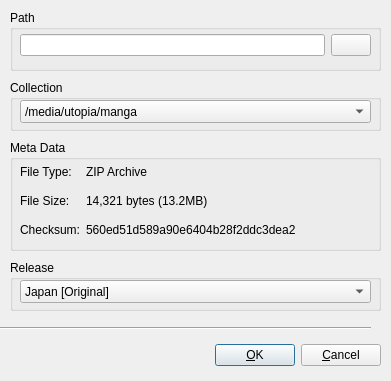
<ui version="4.0" >
 <author></author>
 <comment></comment>
 <exportmacro></exportmacro>
 <class>Form</class>
 <widget class="QWidget" name="Form" >
  <property name="geometry" >
   <rect>
    <x>0</x>
    <y>0</y>
    <width>391</width>
    <height>381</height>
   </rect>
  </property>
  <property name="windowTitle" >
   <string>Electronic Copy</string>
  </property>
  <widget class="QGroupBox" name="groupBox_2" >
   <property name="geometry" >
    <rect>
     <x>10</x>
     <y>140</y>
     <width>371</width>
     <height>111</height>
    </rect>
   </property>
   <property name="title" >
    <string>Meta Data</string>
   </property>
   <widget class="QWidget" name="gridLayout" >
    <property name="geometry" >
     <rect>
      <x>10</x>
      <y>20</y>
      <width>351</width>
      <height>81</height>
     </rect>
    </property>
    <layout class="QGridLayout" >
     <property name="margin" >
      <number>0</number>
     </property>
     <property name="spacing" >
      <number>6</number>
     </property>
     <item row="2" column="0" >
      <widget class="QLabel" name="label_3" >
       <property name="text" >
        <string>Checksum:</string>
       </property>
      </widget>
     </item>
     <item row="1" column="0" >
      <widget class="QLabel" name="label_2" >
       <property name="text" >
        <string>File Size:</string>
       </property>
      </widget>
     </item>
     <item row="0" column="0" >
      <widget class="QLabel" name="label" >
       <property name="text" >
        <string>File Type:</string>
       </property>
      </widget>
     </item>
     <item row="0" column="1" >
      <widget class="QLabel" name="label_4" >
       <property name="sizePolicy" >
        <sizepolicy>
         <hsizetype>7</hsizetype>
         <vsizetype>5</vsizetype>
         <horstretch>0</horstretch>
         <verstretch>0</verstretch>
        </sizepolicy>
       </property>
       <property name="text" >
        <string>ZIP Archive</string>
       </property>
      </widget>
     </item>
     <item row="1" column="1" >
      <widget class="QLabel" name="label_5" >
       <property name="sizePolicy" >
        <sizepolicy>
         <hsizetype>7</hsizetype>
         <vsizetype>5</vsizetype>
         <horstretch>0</horstretch>
         <verstretch>0</verstretch>
        </sizepolicy>
       </property>
       <property name="text" >
        <string>14,321 bytes (13.2MB)</string>
       </property>
      </widget>
     </item>
     <item row="2" column="1" >
      <widget class="QLabel" name="label_6" >
       <property name="sizePolicy" >
        <sizepolicy>
         <hsizetype>7</hsizetype>
         <vsizetype>5</vsizetype>
         <horstretch>0</horstretch>
         <verstretch>0</verstretch>
        </sizepolicy>
       </property>
       <property name="text" >
        <string>560ed51d589a90e6404b28f2ddc3dea2</string>
       </property>
      </widget>
     </item>
    </layout>
   </widget>
  </widget>
  <widget class="QGroupBox" name="groupBox" >
   <property name="geometry" >
    <rect>
     <x>10</x>
     <y>10</y>
     <width>371</width>
     <height>61</height>
    </rect>
   </property>
   <property name="title" >
    <string>Path</string>
   </property>
   <widget class="QWidget" name="horizontalLayout" >
    <property name="geometry" >
     <rect>
      <x>10</x>
      <y>20</y>
      <width>351</width>
      <height>30</height>
     </rect>
    </property>
    <layout class="QHBoxLayout" >
     <property name="margin" >
      <number>0</number>
     </property>
     <property name="spacing" >
      <number>6</number>
     </property>
     <item>
      <widget class="QLineEdit" name="lineEdit" />
     </item>
     <item>
      <widget class="QPushButton" name="pushButton" >
       <property name="icon" >
        <iconset resource="../res/resources.qrc" >:/open.png</iconset>
       </property>
      </widget>
     </item>
    </layout>
   </widget>
  </widget>
  <widget class="QWidget" name="horizontalLayout_2" >
   <property name="geometry" >
    <rect>
     <x>10</x>
     <y>340</y>
     <width>371</width>
     <height>31</height>
    </rect>
   </property>
   <layout class="QHBoxLayout" >
    <property name="margin" >
     <number>0</number>
    </property>
    <property name="spacing" >
     <number>6</number>
    </property>
    <item>
     <spacer>
      <property name="orientation" >
       <enum>Qt::Horizontal</enum>
      </property>
      <property name="sizeHint" >
       <size>
        <width>40</width>
        <height>20</height>
       </size>
      </property>
     </spacer>
    </item>
    <item>
     <widget class="QPushButton" name="pushButton_2" >
      <property name="text" >
       <string>&amp;OK</string>
      </property>
      <property name="default" >
       <bool>true</bool>
      </property>
     </widget>
    </item>
    <item>
     <widget class="QPushButton" name="pushButton_3" >
      <property name="text" >
       <string>&amp;Cancel</string>
      </property>
     </widget>
    </item>
   </layout>
  </widget>
  <widget class="QGroupBox" name="groupBox_3" >
   <property name="geometry" >
    <rect>
     <x>10</x>
     <y>80</y>
     <width>371</width>
     <height>51</height>
    </rect>
   </property>
   <property name="title" >
    <string>Collection</string>
   </property>
   <widget class="QComboBox" name="comboBox" >
    <property name="geometry" >
     <rect>
      <x>10</x>
      <y>20</y>
      <width>351</width>
      <height>23</height>
     </rect>
    </property>
    <item>
     <property name="text" >
      <string>/media/utopia/manga</string>
     </property>
    </item>
   </widget>
  </widget>
  <widget class="QGroupBox" name="groupBox_4" >
   <property name="geometry" >
    <rect>
     <x>10</x>
     <y>260</y>
     <width>371</width>
     <height>51</height>
    </rect>
   </property>
   <property name="title" >
    <string>Release</string>
   </property>
   <widget class="QComboBox" name="comboBox_2" >
    <property name="geometry" >
     <rect>
      <x>10</x>
      <y>20</y>
      <width>351</width>
      <height>23</height>
     </rect>
    </property>
    <item>
     <property name="text" >
      <string>Japan [Original]</string>
     </property>
    </item>
    <item>
     <property name="text" >
      <string>United States [Local Release]</string>
     </property>
    </item>
   </widget>
  </widget>
  <widget class="Line" name="line" >
   <property name="geometry" >
    <rect>
     <x>0</x>
     <y>320</y>
     <width>371</width>
     <height>16</height>
    </rect>
   </property>
   <property name="orientation" >
    <enum>Qt::Horizontal</enum>
   </property>
  </widget>
 </widget>
 <pixmapfunction></pixmapfunction>
 <resources>
  <include location="../res/resources.qrc" />
 </resources>
 <connections/>
</ui>
